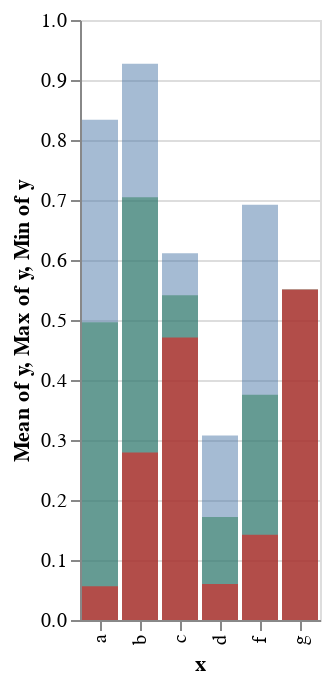

The notebook cell saved with this chart:
### Markdown cell above
## Barplot

### Code cell
x = rand(collect('a':'g'),20)
y = rand(20)
@vlplot() + barplot(x,y,y_agg="mean",color="green",opacity=0.5) + barplot(x,y,y_agg="max",opacity=0.5) + barplot(x,y,y_agg="min",color="red",opacity=0.5)

### Figure 1 — Vega-Lite specification as saved in the notebook (floating-point values rounded to 4 significant figures)
{"layer": [{"data": {"values": [{"x": "f", "y": 0.692}, {"x": "c", "y": 0.6112}, {"x": "a", "y": 0.4049}, {"x": "b", "y": 0.7675}, {"x": "d", "y": 0.05997}, {"x": "d", "y": 0.3076}, {"x": "d", "y": 0.2395}, {"x": "c", "y": 0.471}, {"x": "f", "y": 0.166}, {"x": "b", "y": 0.2793}, {"x": "a", "y": 0.4392}, {"x": "f", "y": 0.1423}, {"x": "a", "y": 0.05625}, {"x": "b", "y": 0.8447}, {"x": "g", "y": 0.551}, {"x": "d", "y": 0.08024}, {"x": "a", "y": 0.8339}, {"x": "f", "y": 0.502}, {"x": "a", "y": 0.746}, {"x": "b", "y": 0.9272}]}, "encoding": {"color": {"value": "green"}, "x": {"field": "x", "type": "nominal"}, "y": {"aggregate": "mean", "field": "y", "type": "quantitative"}}, "mark": {"opacity": 0.5, "type": "bar"}}, {"data": {"values": [{"x": "f", "y": 0.692}, {"x": "c", "y": 0.6112}, {"x": "a", "y": 0.4049}, {"x": "b", "y": 0.7675}, {"x": "d", "y": 0.05997}, {"x": "d", "y": 0.3076}, {"x": "d", "y": 0.2395}, {"x": "c", "y": 0.471}, {"x": "f", "y": 0.166}, {"x": "b", "y": 0.2793}, {"x": "a", "y": 0.4392}, {"x": "f", "y": 0.1423}, {"x": "a", "y": 0.05625}, {"x": "b", "y": 0.8447}, {"x": "g", "y": 0.551}, {"x": "d", "y": 0.08024}, {"x": "a", "y": 0.8339}, {"x": "f", "y": 0.502}, {"x": "a", "y": 0.746}, {"x": "b", "y": 0.9272}]}, "encoding": {"x": {"field": "x", "type": "nominal"}, "y": {"aggregate": "max", "field": "y", "type": "quantitative"}}, "mark": {"opacity": 0.5, "type": "bar"}}, {"data": {"values": [{"x": "f", "y": 0.692}, {"x": "c", "y": 0.6112}, {"x": "a", "y": 0.4049}, {"x": "b", "y": 0.7675}, {"x": "d", "y": 0.05997}, {"x": "d", "y": 0.3076}, {"x": "d", "y": 0.2395}, {"x": "c", "y": 0.471}, {"x": "f", "y": 0.166}, {"x": "b", "y": 0.2793}, {"x": "a", "y": 0.4392}, {"x": "f", "y": 0.1423}, {"x": "a", "y": 0.05625}, {"x": "b", "y": 0.8447}, {"x": "g", "y": 0.551}, {"x": "d", "y": 0.08024}, {"x": "a", "y": 0.8339}, {"x": "f", "y": 0.502}, {"x": "a", "y": 0.746}, {"x": "b", "y": 0.9272}]}, "encoding": {"color": {"value": "red"}, "x": {"field": "x", "type": "nominal"}, "y": {"aggregate": "min", "field": "y", "type": "quantitative"}}, "mark": {"opacity": 0.5, "type": "bar"}}]}
